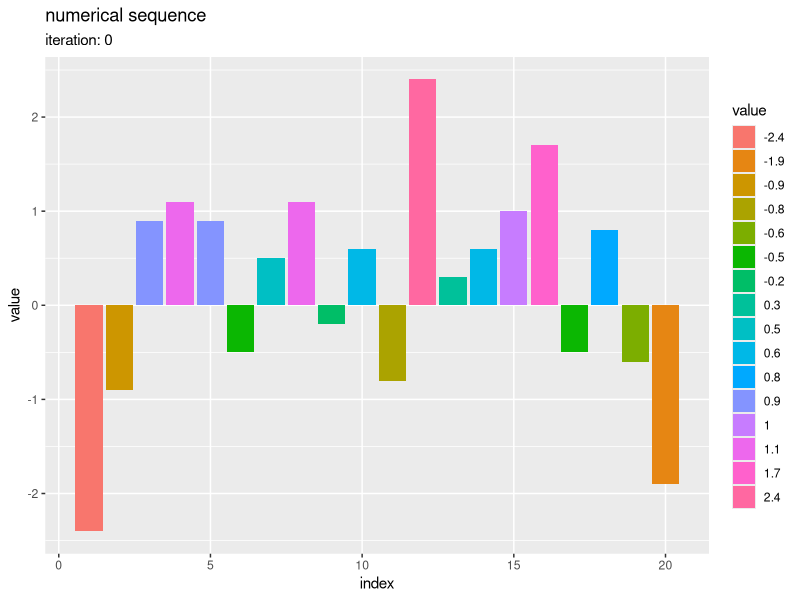
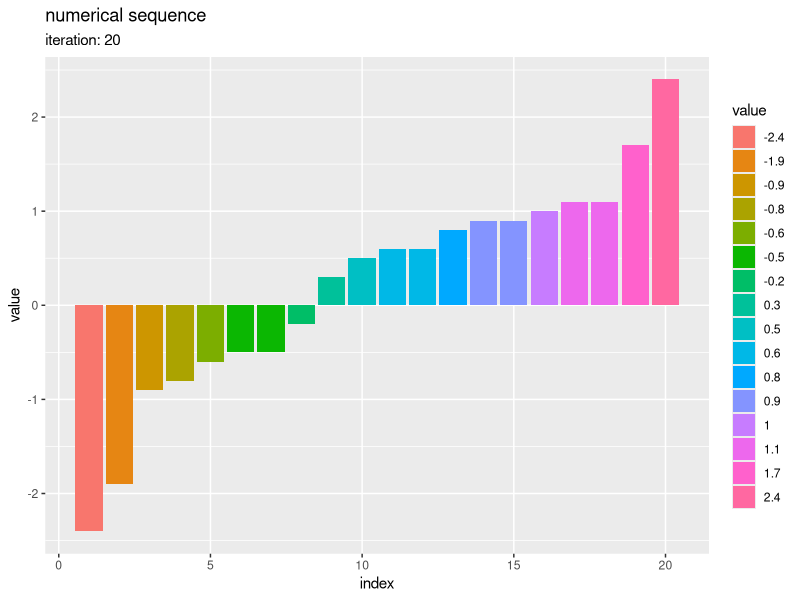
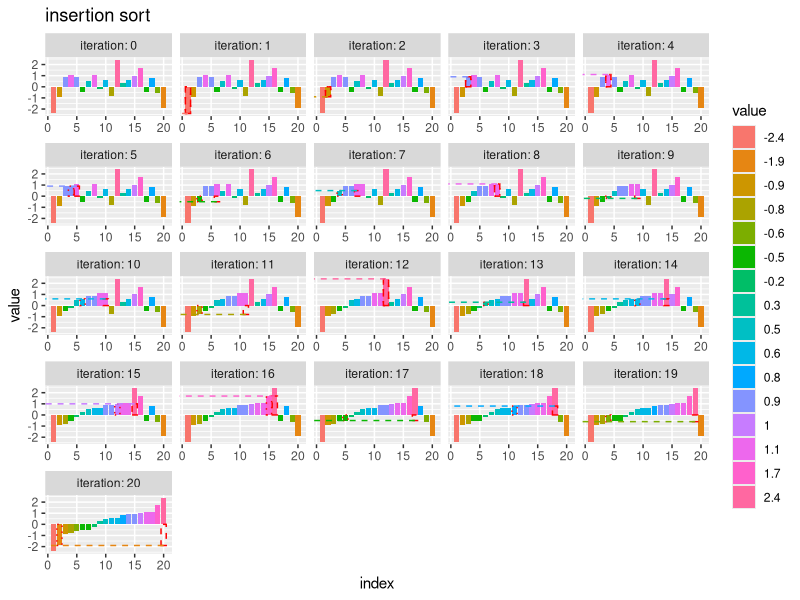

Write R code to recreate these figures, in order. (Note: this script raises an error after producing the figures.)
## ---- chunk 1
knitr::opts_chunk$set(
  echo = TRUE, 
  message = FALSE, error = FALSE, warning = FALSE # メッセージを非表示
)
## ---- chunk 2
### 資料作成用

# チェック用
library(ggplot2)
## ---- chunk 3
# 挿入ソートの実装
insertion_sort <- function(vec) {
  
  # 数列の要素数を取得
  N <- length(vec)
  
  # 要素ごとに処理
  for(i in 2:N) { # (1番目は不要)
    
    # i番目の値を取得
    val <- vec[i]
    
    # i番目から逆順に挿入位置jを探索:(j ≤ i)
    for(j in (i-1):0) { # (i番目は不要・0番目は挿入処理との兼ね合い用)
      
      # j番目とi番目の値を大小比較
      if(j <= 0) {
        
        # 全要素を比較したらループを終了
        break
        
      } else if(vec[j] > val) {
        
        # j番目の値を1つ後に移動
        vec[j+1] <- vec[j]
        
      } else {
        
        # i番目の値以下ならループを終了
        break
      }
    }
    
    # i番目の値をj番目に挿入
    vec[j+1] <- val
  }
  
  # 数列を出力
  return(vec)
}
## ---- chunk 4
# 要素数を指定
N <- 50

# 数列を生成
a <- sample(x = 1:(2*N), size = N, replace = TRUE)
a
## ---- chunk 5
# ソート
insertion_sort(a)
## ---- chunk 6
# 確認
sum(!(insertion_sort(a) == sort(a)))
## ---- chunk 7
# 要素数を指定
N <- 20

# 数列を生成
a <- rnorm(n = N, mean = 0, sd = 1) |> 
  round(digits = 1)
table(a)
## ---- chunk 8
# 要素数を取得
N <- length(a)

# 数列を格納
tmp_df <- tibble::tibble(
  iteration = 0,   # 試行回数
  id        = 1:N, # 元のインデックス
  index     = 1:N, # 各試行のインデックス
  value     = a    # 要素
)
tmp_df
## ---- chunk 9
# 数列を作図
ggplot() + 
  geom_bar(data = tmp_df, 
           mapping = aes(x = index, y = value, fill = factor(value)), stat = "identity") + 
  theme(panel.grid.minor.x = element_blank()) + # 図の体裁
  labs(title = "numerical sequence", 
       subtitle = paste0("iteration: ", unique(tmp_df[["iteration"]])), 
       fill = "value", 
       x = "index", y = "value")
## ---- chunk 10
# 作図用のオブジェクトを初期化
id_vec   <- 1:N
trace_df <- tmp_df

# 挿入ソート
for(i in 1:N) {
  if(i > 1) { # (初回は不要)
    
    # i番目の値を取得
    v <- a[i]
    
    # i番目から逆順に挿入位置jを探索:(j ≤ i)
    for(j in (i-1):0) { # (i番目は不要・0番目は挿入処理との兼ね合い用)
      
      # j番目とi番目の値を大小比較
      if(j <= 0) {
        
        # 全要素を比較したらループを終了
        break
        
      } else if(a[j] > v) {
        
        # j番目の値を1つ後に移動
        a[j+1] <- a[j]
        id_vec[1:N] <- replace(x = id_vec, list = j+1, values = id_vec[j])
        
      } else {
        
        # i番目の値以下ならループを終了
        break
      }
    }
    
    # i番目の値をj番目に挿入
    a[j+1] <- v
    id_vec[1:N] <- replace(x = id_vec, list = j+1, values = i)
  }
  
  # 数列を格納
  tmp_df <- tibble::tibble(
    iteration = i, 
    id        = id_vec, 
    index     = 1:N, 
    value     = a
  )
  
  # 数列を記録
  trace_df <- dplyr::bind_rows(trace_df, tmp_df)
  
  # 途中経過を表示
  #print(paste0("--- iteration: ", i, " ---"))
  #print(a)
}
## ---- chunk 11
### 資料作成用:(再掲)

# 数列を作図
ggplot() + 
  geom_bar(data = tmp_df, 
           mapping = aes(x = index, y = value, fill = factor(value)), stat = "identity") + 
  theme(panel.grid.minor.x = element_blank()) + # 図の体裁
  labs(title = "numerical sequence", 
       subtitle = paste0("iteration: ", unique(tmp_df[["iteration"]])), 
       fill = "value", 
       x = "index", y = "value")
## ---- chunk 12
# 挿入データを作成
target_df <- trace_df |> 
  dplyr::filter(iteration == id) # i番目の要素を抽出
target_df
## ---- chunk 13
# 全試行の数列を作図
ggplot() + 
  geom_bar(data = trace_df, 
           mapping = aes(x = index, y = value, fill = factor(value)), stat = "identity") + # 全ての要素
  geom_bar(data = target_df,
           mapping = aes(x = id, y = value), stat = "identity",
           color = "red", alpha = 0, linewidth = 0.5, linetype = "dashed") + # 挿入前のi番目の要素
  geom_bar(data = target_df,
           mapping = aes(x = index, y = value), stat = "identity",
           color = "red", alpha = 0, linewidth = 0.5, linetype = "dotted") + # 挿入後のi番目の要素
  geom_segment(data = target_df, 
               mapping = aes(x = id, y = value, xend = -Inf, yend = value, color = factor(value)), 
               linewidth = 0.5, linetype = "dashed", show.legend = FALSE) + # 挿入データまでの上限値
  facet_wrap(iteration ~ ., scales = "free_x", labeller = label_both) + # 試行ごとに分割
  theme(panel.grid.minor.x = element_blank(), 
        legend.position = "right") + 
  labs(title = "insertion sort", 
       fill = "value", 
       x = "index", y = "value")
## ---- chunk 14
# 挿入データを作成
target_df <- trace_df |> 
    dplyr::filter((iteration + 1) == index) # i番目の要素を抽出
target_df
## ---- chunk 15
# 重複ラベルを作成
dup_label_df <- trace_df |> 
  dplyr::arrange(iteration, id) |> # IDの割当用
  dplyr::group_by(iteration, value) |> # IDの割当用
  dplyr::mutate(
    dup_id    = dplyr::row_number(id), # 重複IDを割り当て
    dup_num   = max(dup_id), # 重複の判定用
    dup_label = dplyr::if_else(
      condition = dup_num > 1, 
      true = paste0("(", dup_id, ")"), 
      false = ""
    ) # 重複要素のみラベルを作成
  ) |> 
  dplyr::ungroup() |> 
  dplyr::arrange(iteration, index)
dup_label_df
## ---- chunk 16
# ソートのアニメーションを作図
graph <- ggplot() + 
  geom_bar(data = trace_df, 
           mapping = aes(x = index, y = value, fill = factor(value), group = factor(id)), stat = "identity") + # 全要素
  geom_bar(data = target_df,
           mapping = aes(x = index, y = value, group = factor(id)), stat = "identity",
           color = "red", alpha = 0, linewidth = 1, linetype = "dashed") + # 挿入データ
  geom_segment(data = target_df,
               mapping = aes(x = index, y = value, xend = -2, yend = value,
                             color = factor(value), group = factor(id)),
               linewidth = 1, linetype = "dashed", show.legend = FALSE) + # 挿入データまでの上限値
  geom_text(data = trace_df, 
            mapping = aes(x = index, y = 0, label = as.character(value), group = factor(id)), 
            vjust = -0.5, size = 5) + # 要素ラベル
  geom_text(data = dup_label_df, 
            mapping = aes(x = index, y = 0, label = dup_label, group = factor(id)), 
            vjust = 1, size = 4) + # 重複ラベル
  gganimate::transition_states(states = iteration, transition_length = 9, state_length = 1, wrap = FALSE) + # フレーム遷移
  gganimate::ease_aes("cubic-in-out") + # 遷移の緩急
  coord_cartesian(xlim = c(0, N+1)) + # (上限値の線用)
  theme(panel.grid.minor.x = element_blank(), 
        legend.position = "none") + 
  labs(title = "insertion sort", 
       subtitle = "iteration: {next_state}", 
       fill = "value", 
       x = "index", y = "value")

# 1試行当たりのフレーム数を指定
s <- 20

# gif画像を作成
gganimate::animate(
  plot = graph, 
  nframes = (N+1 + 2)*s, start_pause = s, end_pause = s, fps = 20, 
  width = 800, height = 600, 
  renderer = gganimate::gifski_renderer()
)
## ---- chunk 17
### 資料作成用

# チェック用
library(ggplot2)
## ---- chunk 18
# マージソートの実装
merge_sort <- function(vec) {
  
  # 入替範囲の要素数を取得
  l <- 1
  r <- length(vec)
  
  # 要素数が1なら再帰処理を終了
  if(r == 1) return(vec)
  
  # 分割位置mを計算:(l ≤ m ≤ r)
  m <- l + (r - l) %/% 2
  
  # 分割してそれぞれソート
  buf <- c(
    merge_sort(vec[l:m]),
    merge_sort(vec[(m+1):r]) |>
      rev()
  )
  
  # 入替範囲内のインデックスを初期化
  idx_l <- 1
  idx_r <- 0
  
  # 要素ごとに処理
  for(i in 1:r) {
    
    # 小さい方の要素を取り出して併合
    if(buf[idx_l] <= buf[r-idx_r]) { # 左側が小さい場合
      
      # 左側の要素をj番目に格納
      vec[i] <- buf[idx_l]
      
      # インデックスを更新
      idx_l  <- idx_l + 1
      
    } else { # 右側が小さい場合
      
      # 右側の要素をj番目に格納
      vec[i] <- buf[r-idx_r]
      
      # インデックスを更新
      idx_r  <- idx_r + 1
    }
  }
  
  # 数列を出力
  return(vec)
}
## ---- chunk 19
# 要素数を指定
N <- 50

# 数列を生成
a <- sample(x = 1:(2*N), size = N, replace = TRUE)
a
## ---- chunk 20
# ソート
merge_sort(a)
## ---- chunk 21
# 確認
sum(!(merge_sort(a) == sort(a)))
## ---- chunk 22
# 要素数を指定
N <- 35

# 数列を生成
a <- rnorm(n = N, mean = 0, sd = 1) |> 
  round(digits = 1)
table(a)
## ---- chunk 23
# 要素数を取得
N <- length(a)

# 数列を格納
tmp_df <- tibble::tibble(
  iteration = 0,   # 試行回数
  id        = 1:N, # 元のインデックス
  index     = 1:N, # 各試行のインデックス
  value     = a    # 要素
)
tmp_df
## ---- chunk 24
# 数列を作図
ggplot() + 
  geom_bar(data = tmp_df, 
           mapping = aes(x = index, y = value, fill = factor(value)), stat = "identity") + 
  theme(panel.grid.minor.x = element_blank()) + 
  labs(title = "numerical sequence", 
       subtitle = paste0("iteration: ", unique(tmp_df[["iteration"]])), 
       fill = "value", 
       x = "index", y = "value")
## ---- chunk 25
# インデックスの分割の実装
trace_idx <- function(mat = NA, iter = 0, left = 1, right = 1) {
  
  # 分割範囲を取得
  i <- iter
  l <- left
  r <- right
  
  # 試行回数をカウント
  if(i == 0) {
    
    # 初回ならマトリクスを初期化
    mat <- matrix(data = NA, nrow = 1, ncol = r)
    i <- 1
    
  } else if(l == 1) {
    
    # 左端の範囲なら行を追加
    mat <- rbind(
      mat, 
      matrix(data = NA, nrow = 1, ncol = ncol(mat))
    )
    i <- i + 1
    
  } else {
    
    i <- i + 1
  }
  
  # 分割位置mを計算:(l ≤ m ≤ r)
  m <- l + (r - l) %/% 2
  
  # 分割範囲のインデックスを格納
  mat[i, l:r] <- 1:(r-l+1)
  
  # 範囲が1なら再帰処理を終了
  if(l == r) return(mat)
  
  # インデックスを取得
  mat <- trace_idx(mat, iter = i, left = l, right = m)
  mat <- trace_idx(mat, iter = i, left = (m+1), right = r)
  
  # インデックスを出力
  return(mat)
}
## ---- chunk 26
# 分割インデックスを作成
trace_idx_mat <- trace_idx(mat = NA, iter = 0, left = 1, right = N)
trace_idx_mat[, 1:5]
## ---- chunk 27
# 欠損値を補完
trace_idx_mat[is.na(trace_idx_mat)] <- 1
trace_idx_mat[, 1:5]
## ---- chunk 28
# 試行回数を取得:(初期値は除く)
max_iter <- nrow(trace_idx_mat) - 1

# 作図用のオブジェクトを初期化
id_vec   <- 1:N
trace_df <- tmp_df

# マージソート
for(i in 1:max_iter) {
  
  # 分割範囲のインデックスを作成
  l_idx_vec <- which(trace_idx_mat[max_iter-i+1, ] == 1)
  r_idx_vec <- c(l_idx_vec[-1]-1, N)
  m_idx_vec <- l_idx_vec + (r_idx_vec - l_idx_vec) %/% 2
  
  # 分割数を取得
  max_k <- length(l_idx_vec)
  
  # 分割範囲ごとに処理
  for(k in 1:max_k) {
    
    # 分割範囲を取得
    l <- l_idx_vec[k]
    r <- r_idx_vec[k]
    m <- m_idx_vec[k]
    
    # 前回の要素IDを保存
    old_id_vec <- id_vec
    
    # 数列を分割
    if(l == r) { # 要素数が1の場合
      buf <- a[l]
    } else {
      buf <- c(a[l:m], rev(a[(m+1):r]))
    }
    
    # 分割範囲内のインデックスを初期化
    idx_l <- 1
    idx_r <- 0
    max_r <- length(buf)
    
    # 要素ごとに処理
    for(j in l:r) {
      
      # 小さい方の要素を取り出して併合
      if(buf[idx_l] <= buf[max_r-idx_r]) {
        
        # 左側の要素をj番目に格納
        a[j] <- buf[idx_l]
        id_vec[1:N] <- replace(x = id_vec, list = j, values = old_id_vec[l+idx_l-1])
        
        # インデックスを更新
        idx_l <- idx_l + 1
        
      } else {
        
        # 右側の要素をj番目に格納
        a[j] <- buf[max_r-idx_r]
        id_vec[1:N] <- replace(x = id_vec, list = j, values = old_id_vec[m+idx_r+1])
        
        # インデックスを更新
        idx_r <- idx_r + 1
      }
    }
  }
  
  # 数列を格納
  tmp_df <- tibble::tibble(
    iteration = i, 
    id        = id_vec, 
    index     = 1:N, 
    value     = a
  )
  
  # 数列を記録
  trace_df <- dplyr::bind_rows(trace_df, tmp_df)

  # 途中経過を表示
  #print(paste0("--- iteration: ", i, " ---"))
  #print(a)
}
## ---- chunk 29
### 資料作成用:(再掲)

# 数列を作図
ggplot() + 
  geom_bar(data = tmp_df, 
           mapping = aes(x = index, y = value, fill = factor(value)), stat = "identity") + 
  theme(panel.grid.minor.x = element_blank()) + # 図の体裁
  labs(title = "numerical sequence", 
       subtitle = paste0("iteration: ", unique(tmp_df[["iteration"]])), 
       fill = "value", 
       x = "index", y = "value")
## ---- chunk 30
# 入替範囲を作成
range_df <- trace_idx_mat[(max_iter+1):1, ] |> # (逆順に並べ替え)
  tibble::as_tibble(.name_repair = NULL) |> 
  tibble::add_column(iteration = 0:max_iter) |> # 試行回数列を追加
  tidyr::pivot_longer(
    cols = !iteration, 
    names_to = "index", 
    names_prefix = "V", 
    names_transform = list(index = as.numeric), 
    values_to = "split_flag"
  ) |> # 分割インデックス列をまとめる
  dplyr::filter(split_flag == 1) |> # 分割位置を抽出
  dplyr::arrange(iteration, index) |> # 分割範囲の作成用
  dplyr::group_by(iteration) |> # 分割範囲の作成用
  dplyr::mutate(
    # 分割範囲を作成
    left  = index, 
    right = dplyr::lead(index, n = 1, default = N+1), 
    # タイル用
    x      = 0.5 * (right + left - 1), 
    y      = 0.5 * (max(a) + min(c(0, a))), 
    width  = right - left, 
    height = max(a) - min(c(0, a)) + 1
  ) |> 
  dplyr::ungroup()
range_df
## ---- chunk 31
# 全試行の数列を作図
ggplot() + 
  geom_bar(data = trace_df, 
           mapping = aes(x = index, y = value, fill = factor(value)), stat = "identity") + # 全ての要素
  geom_tile(data = range_df,
            mapping = aes(x = x, y = y, width = width, height = height),
            color = "red", alpha = 0, linewidth = 0.6, linetype = "dashed") + # 入替範囲
  facet_wrap(iteration ~ ., scales = "free_x", labeller = label_both) + # 試行ごとに分割
  theme(panel.grid.minor.x = element_blank(), 
        legend.position = "none") + 
  labs(title = "merge sort", 
       fill = "value", 
       x = "index", y = "value")
## ---- chunk 32
# 入替範囲を作成
range_df <- trace_idx_mat[max_iter:1, ] |> # (最後を除き逆順に並べ替え)
  tibble::as_tibble(.name_repair = NULL) |> 
  tibble::add_column(iteration = 0:(max_iter-1)) |> # 試行回数列を追加
  tidyr::pivot_longer(
    cols = !iteration, 
    names_to = "index", 
    names_prefix = "V", 
    names_transform = list(index = as.numeric), 
    values_to = "split_flag"
  ) |> # 分割インデックス列をまとめる
  dplyr::filter(split_flag == 1) |> # 分割位置を抽出
  dplyr::arrange(iteration, index) |> # 分割範囲の作成用
  dplyr::group_by(iteration) |> # 分割範囲の作成用
  dplyr::mutate(
    # 分割範囲を作成
    left  = index, 
    right = dplyr::lead(index, n = 1, default = N+1), 
    # タイル用
    x      = 0.5 * (right + left - 1), 
    y      = 0.5 * (max(a) + min(c(0, a))), 
    width  = right - left, 
    height = max(a) - min(c(0, a)) + 1
  ) |> 
  dplyr::ungroup() |> 
  dplyr::mutate(
    id = dplyr::row_number() # 通し番号
  )
range_df
## ---- chunk 33
# 重複ラベルを作成
dup_label_df <- trace_df |> 
  dplyr::arrange(iteration, id) |> # IDの割当用
  dplyr::group_by(iteration, value) |> # IDの割当用
  dplyr::mutate(
    dup_id    = dplyr::row_number(id), # 重複IDを割り当て
    dup_num   = max(dup_id), # 重複の判定用
    dup_label = dplyr::if_else(
      condition = dup_num > 1, 
      true = paste0("(", dup_id, ")"), 
      false = ""
    ) # 重複要素のみラベルを作成
  ) |> 
  dplyr::ungroup() |> 
  dplyr::arrange(iteration, index)
dup_label_df
## ---- chunk 34
# ソートのアニメーションを作図
graph <- ggplot() + 
  geom_bar(data = trace_df, 
           mapping = aes(x = index, y = value, fill = factor(value)), stat = "identity") + # 全ての要素
  geom_tile(data = range_df,
            mapping = aes(x = x, y = y, width = width, height = height, group = factor(id)),
            color = "red", alpha = 0, linewidth = 1, linetype = "dashed") + # 入替範囲
  geom_text(data = trace_df, 
            mapping = aes(x = index, y = 0, label = as.character(value), group = factor(id)), 
            vjust = -0.5, size = 5) + # 要素ラベル
  geom_text(data = dup_label_df, 
            mapping = aes(x = index, y = 0, label = dup_label, group = factor(id)), 
            vjust = 1, size = 4) + # 重複ラベル
  gganimate::transition_states(states = iteration, transition_length = 9, state_length = 1, wrap = FALSE) + # フレーム遷移
  gganimate::ease_aes("cubic-in-out") + # 遷移の緩急
  theme(panel.grid.minor.x = element_blank(), 
        legend.position = "none") + 
  labs(title = "merge sort", 
       subtitle = "iteration: {next_state}", 
       fill = "value", 
       x = "index", y = "value")

# 1試行当たりのフレーム数を指定
s <- 20

# gif画像を作成
gganimate::animate(
  plot = graph, 
  nframes = (max_iter+1 + 2)*s, start_pause = s, end_pause = s, fps = 20, 
  width = 1200, height = 900, 
  renderer = gganimate::gifski_renderer()
)
